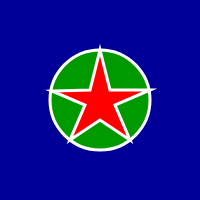
Frame 1 (no input)
Frame 60 (no input): identical to frame 1, image omitted
Frame 120 (the mouse pressed at the canvas centre since frame 60): identical to frame 1, image omitted

The p5.js sketch that drew this single still picture (run headless with seeded random() and noise() and a simulated clock; from frame 60 on, the mouse is pressed at the canvas centre):

// p5.js sketch
// ── sketch.js
function setup() {
				createCanvas(200, 200);
}

function star(x, y){
                beginShape()
                vertex(x+50, y-10);
                vertex(x+15, y+5);//
                vertex(x+30, y+40);
                vertex(x, y+20);
                vertex(x-30, y+40);
                vertex(x-15, y+5);//
                vertex(x-48, y-9);
                vertex(x-10, y-10);
                vertex(x, y-50);
                vertex(x+10, y-10);
                endShape(CLOSE);
}

function draw() {
 			    background('rgb(0, 0, 153)');
 			    strokeWeight(3);
                stroke(255, 255, 255);
                fill('rgb(0, 153, 0)');
                ellipse(100, 100, 100, 100);
                fill('rgb(255, 0, 0)');
                star(100, 100);
}
